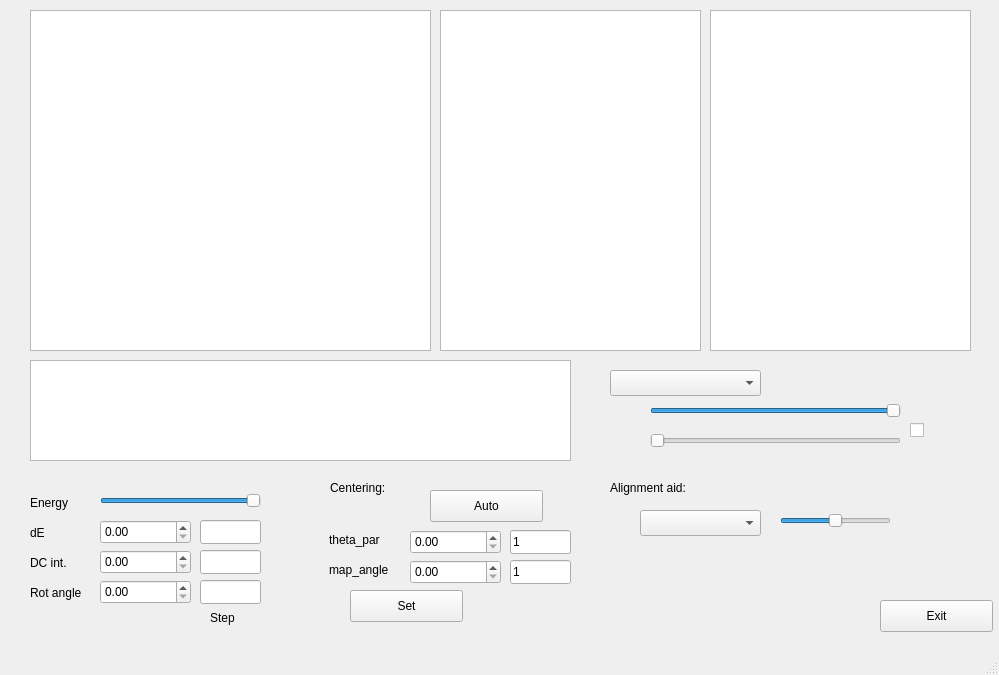
<?xml version="1.0" encoding="UTF-8"?>
<ui version="4.0">
 <class>AlignFS_panel</class>
 <widget class="QMainWindow" name="AlignFS_panel">
  <property name="enabled">
   <bool>true</bool>
  </property>
  <property name="geometry">
   <rect>
    <x>0</x>
    <y>0</y>
    <width>999</width>
    <height>675</height>
   </rect>
  </property>
  <property name="windowTitle">
   <string>Align FS</string>
  </property>
  <widget class="QWidget" name="centralwidget">
   <property name="mouseTracking">
    <bool>false</bool>
   </property>
   <property name="autoFillBackground">
    <bool>false</bool>
   </property>
   <widget class="PlotWidget" name="MainPlot">
    <property name="geometry">
     <rect>
      <x>30</x>
      <y>10</y>
      <width>401</width>
      <height>341</height>
     </rect>
    </property>
    <property name="cursor" stdset="0">
     <cursorShape>CrossCursor</cursorShape>
    </property>
   </widget>
   <widget class="PlotWidget" name="cut1_Plot">
    <property name="geometry">
     <rect>
      <x>440</x>
      <y>10</y>
      <width>261</width>
      <height>341</height>
     </rect>
    </property>
    <property name="cursor" stdset="0">
     <cursorShape>CrossCursor</cursorShape>
    </property>
   </widget>
   <widget class="PlotWidget" name="cut2_Plot">
    <property name="geometry">
     <rect>
      <x>710</x>
      <y>10</y>
      <width>261</width>
      <height>341</height>
     </rect>
    </property>
    <property name="cursor" stdset="0">
     <cursorShape>CrossCursor</cursorShape>
    </property>
   </widget>
   <widget class="GraphicsLayoutWidget" name="graphicsView">
    <property name="geometry">
     <rect>
      <x>30</x>
      <y>360</y>
      <width>541</width>
      <height>101</height>
     </rect>
    </property>
   </widget>
   <widget class="QSlider" name="HCutOff">
    <property name="geometry">
     <rect>
      <x>650</x>
      <y>400</y>
      <width>251</width>
      <height>22</height>
     </rect>
    </property>
    <property name="maximum">
     <number>100</number>
    </property>
    <property name="value">
     <number>100</number>
    </property>
    <property name="orientation">
     <enum>Qt::Horizontal</enum>
    </property>
    <property name="invertedAppearance">
     <bool>false</bool>
    </property>
    <property name="invertedControls">
     <bool>false</bool>
    </property>
   </widget>
   <widget class="QSlider" name="LCutOff">
    <property name="geometry">
     <rect>
      <x>650</x>
      <y>430</y>
      <width>251</width>
      <height>22</height>
     </rect>
    </property>
    <property name="maximum">
     <number>100</number>
    </property>
    <property name="value">
     <number>0</number>
    </property>
    <property name="sliderPosition">
     <number>0</number>
    </property>
    <property name="orientation">
     <enum>Qt::Horizontal</enum>
    </property>
    <property name="invertedAppearance">
     <bool>false</bool>
    </property>
    <property name="invertedControls">
     <bool>false</bool>
    </property>
   </widget>
   <widget class="QCheckBox" name="checkBox">
    <property name="geometry">
     <rect>
      <x>910</x>
      <y>420</y>
      <width>21</width>
      <height>21</height>
     </rect>
    </property>
    <property name="text">
     <string/>
    </property>
   </widget>
   <widget class="QComboBox" name="Cmaps">
    <property name="geometry">
     <rect>
      <x>610</x>
      <y>370</y>
      <width>151</width>
      <height>26</height>
     </rect>
    </property>
    <property name="editable">
     <bool>false</bool>
    </property>
    <property name="currentText">
     <string/>
    </property>
   </widget>
   <widget class="QDoubleSpinBox" name="Span_DC">
    <property name="geometry">
     <rect>
      <x>100</x>
      <y>550</y>
      <width>91</width>
      <height>24</height>
     </rect>
    </property>
    <property name="locale">
     <locale language="English" country="UnitedStates"/>
    </property>
   </widget>
   <widget class="QDoubleSpinBox" name="Rot_select">
    <property name="geometry">
     <rect>
      <x>100</x>
      <y>580</y>
      <width>91</width>
      <height>24</height>
     </rect>
    </property>
    <property name="locale">
     <locale language="English" country="UnitedStates"/>
    </property>
   </widget>
   <widget class="QLineEdit" name="Delta_DCspan">
    <property name="geometry">
     <rect>
      <x>200</x>
      <y>550</y>
      <width>61</width>
      <height>24</height>
     </rect>
    </property>
   </widget>
   <widget class="QLineEdit" name="Delta_Rot">
    <property name="geometry">
     <rect>
      <x>200</x>
      <y>580</y>
      <width>61</width>
      <height>24</height>
     </rect>
    </property>
   </widget>
   <widget class="QLabel" name="LabelStep">
    <property name="geometry">
     <rect>
      <x>210</x>
      <y>610</y>
      <width>60</width>
      <height>16</height>
     </rect>
    </property>
    <property name="text">
     <string>Step</string>
    </property>
   </widget>
   <widget class="QLabel" name="Label_DC">
    <property name="geometry">
     <rect>
      <x>30</x>
      <y>555</y>
      <width>60</width>
      <height>16</height>
     </rect>
    </property>
    <property name="text">
     <string>DC int.</string>
    </property>
   </widget>
   <widget class="QLabel" name="Label_Rot">
    <property name="geometry">
     <rect>
      <x>30</x>
      <y>585</y>
      <width>60</width>
      <height>16</height>
     </rect>
    </property>
    <property name="text">
     <string>Rot angle</string>
    </property>
   </widget>
   <widget class="QLabel" name="Cen_label">
    <property name="geometry">
     <rect>
      <x>330</x>
      <y>480</y>
      <width>171</width>
      <height>16</height>
     </rect>
    </property>
    <property name="text">
     <string>Centering:</string>
    </property>
   </widget>
   <widget class="QLabel" name="Label_X_cen">
    <property name="geometry">
     <rect>
      <x>329</x>
      <y>530</y>
      <width>71</width>
      <height>20</height>
     </rect>
    </property>
    <property name="text">
     <string>theta_par</string>
    </property>
   </widget>
   <widget class="QLabel" name="Label_Y_cen">
    <property name="geometry">
     <rect>
      <x>329</x>
      <y>560</y>
      <width>71</width>
      <height>20</height>
     </rect>
    </property>
    <property name="text">
     <string>map_angle</string>
    </property>
   </widget>
   <widget class="QDoubleSpinBox" name="X_cen">
    <property name="geometry">
     <rect>
      <x>410</x>
      <y>530</y>
      <width>91</width>
      <height>24</height>
     </rect>
    </property>
    <property name="locale">
     <locale language="English" country="UnitedStates"/>
    </property>
   </widget>
   <widget class="QDoubleSpinBox" name="Y_cen">
    <property name="geometry">
     <rect>
      <x>410</x>
      <y>560</y>
      <width>91</width>
      <height>24</height>
     </rect>
    </property>
    <property name="locale">
     <locale language="English" country="UnitedStates"/>
    </property>
   </widget>
   <widget class="QLineEdit" name="Delta_X_cen">
    <property name="geometry">
     <rect>
      <x>510</x>
      <y>530</y>
      <width>61</width>
      <height>24</height>
     </rect>
    </property>
    <property name="text">
     <string>1</string>
    </property>
   </widget>
   <widget class="QLineEdit" name="Delta_Y_cen">
    <property name="geometry">
     <rect>
      <x>510</x>
      <y>560</y>
      <width>61</width>
      <height>24</height>
     </rect>
    </property>
    <property name="text">
     <string>1</string>
    </property>
   </widget>
   <widget class="QPushButton" name="Auto_cen">
    <property name="geometry">
     <rect>
      <x>430</x>
      <y>490</y>
      <width>113</width>
      <height>32</height>
     </rect>
    </property>
    <property name="text">
     <string>Auto</string>
    </property>
   </widget>
   <widget class="QComboBox" name="align_tool_shape">
    <property name="geometry">
     <rect>
      <x>640</x>
      <y>510</y>
      <width>121</width>
      <height>26</height>
     </rect>
    </property>
    <property name="editable">
     <bool>false</bool>
    </property>
    <property name="currentText">
     <string/>
    </property>
   </widget>
   <widget class="QSlider" name="align_tool_size">
    <property name="geometry">
     <rect>
      <x>780</x>
      <y>510</y>
      <width>111</width>
      <height>22</height>
     </rect>
    </property>
    <property name="maximum">
     <number>100</number>
    </property>
    <property name="value">
     <number>50</number>
    </property>
    <property name="sliderPosition">
     <number>50</number>
    </property>
    <property name="orientation">
     <enum>Qt::Horizontal</enum>
    </property>
    <property name="invertedAppearance">
     <bool>false</bool>
    </property>
    <property name="invertedControls">
     <bool>false</bool>
    </property>
   </widget>
   <widget class="QLabel" name="Label_En">
    <property name="geometry">
     <rect>
      <x>30</x>
      <y>495</y>
      <width>60</width>
      <height>16</height>
     </rect>
    </property>
    <property name="text">
     <string>Energy</string>
    </property>
   </widget>
   <widget class="QLabel" name="Label_dE">
    <property name="geometry">
     <rect>
      <x>30</x>
      <y>525</y>
      <width>60</width>
      <height>16</height>
     </rect>
    </property>
    <property name="text">
     <string>dE</string>
    </property>
   </widget>
   <widget class="QDoubleSpinBox" name="dE_select">
    <property name="geometry">
     <rect>
      <x>100</x>
      <y>520</y>
      <width>91</width>
      <height>24</height>
     </rect>
    </property>
    <property name="locale">
     <locale language="English" country="UnitedStates"/>
    </property>
   </widget>
   <widget class="QLineEdit" name="Delta_dE">
    <property name="geometry">
     <rect>
      <x>200</x>
      <y>520</y>
      <width>61</width>
      <height>24</height>
     </rect>
    </property>
   </widget>
   <widget class="QPushButton" name="set_norm">
    <property name="geometry">
     <rect>
      <x>350</x>
      <y>590</y>
      <width>113</width>
      <height>32</height>
     </rect>
    </property>
    <property name="text">
     <string>Set</string>
    </property>
   </widget>
   <widget class="QPushButton" name="exit">
    <property name="geometry">
     <rect>
      <x>880</x>
      <y>600</y>
      <width>113</width>
      <height>32</height>
     </rect>
    </property>
    <property name="text">
     <string>Exit</string>
    </property>
   </widget>
   <widget class="QLabel" name="Cen_label_2">
    <property name="geometry">
     <rect>
      <x>610</x>
      <y>480</y>
      <width>171</width>
      <height>16</height>
     </rect>
    </property>
    <property name="text">
     <string>Alignment aid:</string>
    </property>
   </widget>
   <widget class="QSlider" name="En_select">
    <property name="geometry">
     <rect>
      <x>100</x>
      <y>490</y>
      <width>161</width>
      <height>22</height>
     </rect>
    </property>
    <property name="maximum">
     <number>100</number>
    </property>
    <property name="value">
     <number>100</number>
    </property>
    <property name="orientation">
     <enum>Qt::Horizontal</enum>
    </property>
    <property name="invertedAppearance">
     <bool>false</bool>
    </property>
    <property name="invertedControls">
     <bool>false</bool>
    </property>
   </widget>
  </widget>
  <widget class="QMenuBar" name="menubar">
   <property name="geometry">
    <rect>
     <x>0</x>
     <y>0</y>
     <width>999</width>
     <height>22</height>
    </rect>
   </property>
  </widget>
  <widget class="QStatusBar" name="statusbar"/>
 </widget>
 <customwidgets>
  <customwidget>
   <class>PlotWidget</class>
   <extends>QGraphicsView</extends>
   <header>pyqtgraph.h</header>
  </customwidget>
  <customwidget>
   <class>GraphicsLayoutWidget</class>
   <extends>QGraphicsView</extends>
   <header>pyqtgraph.h</header>
  </customwidget>
 </customwidgets>
 <resources/>
 <connections/>
</ui>
